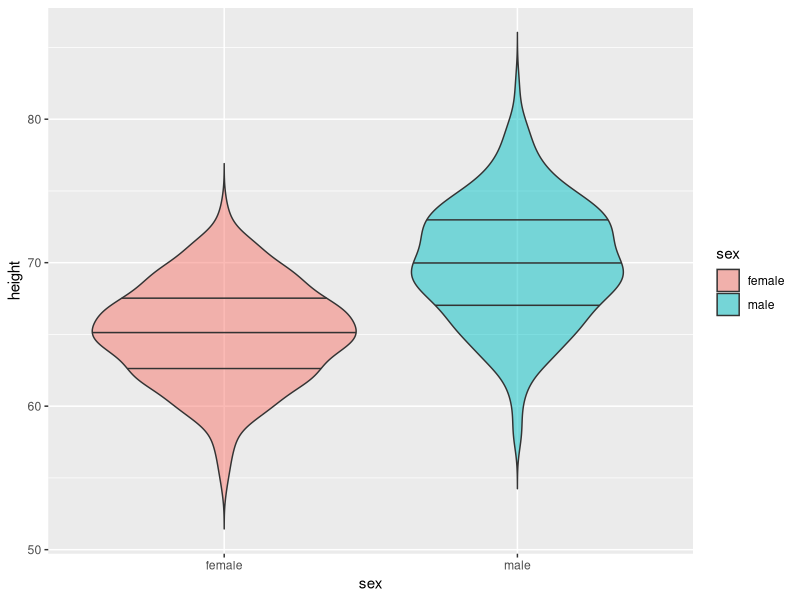
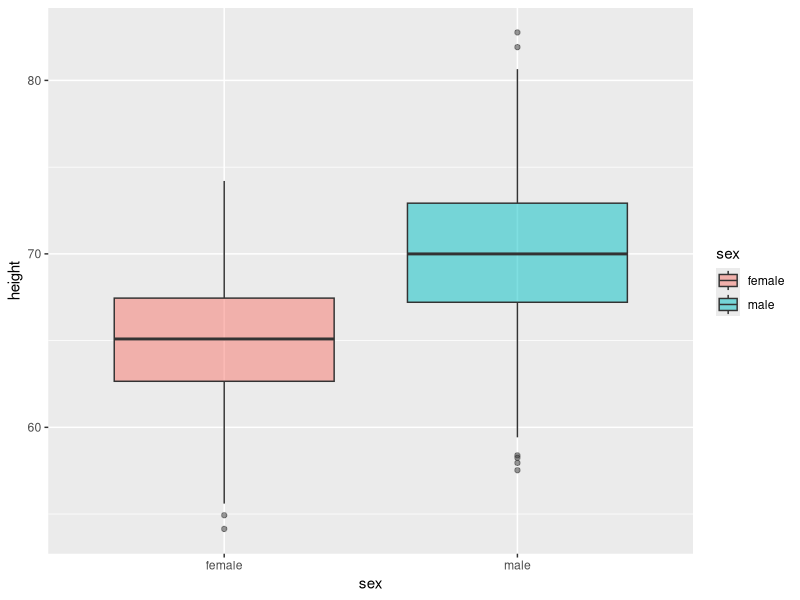
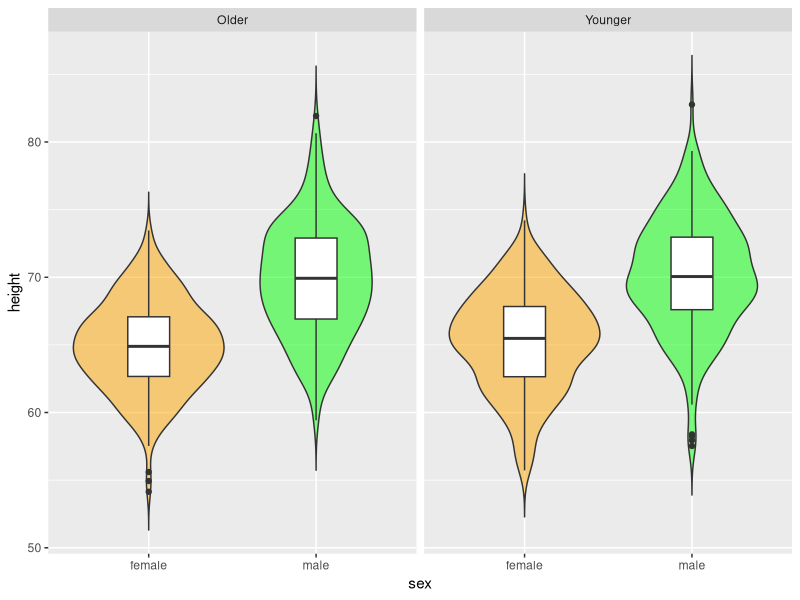
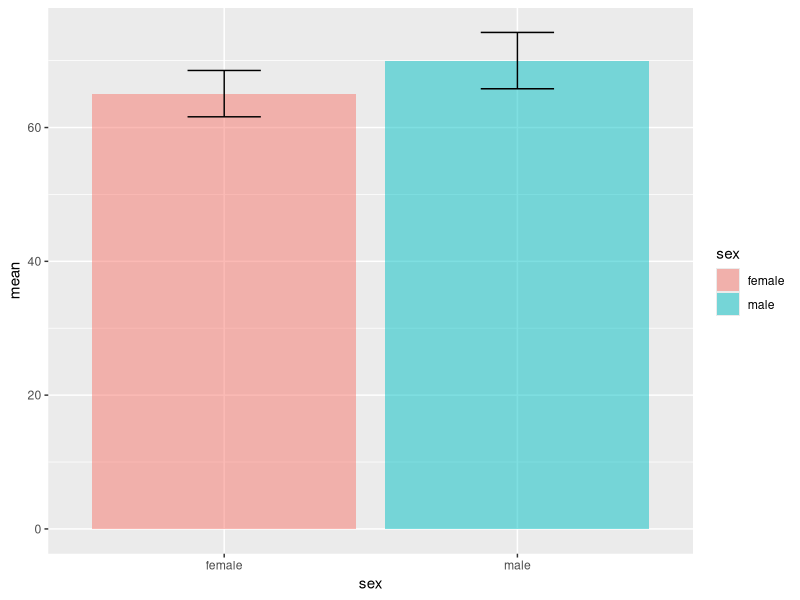
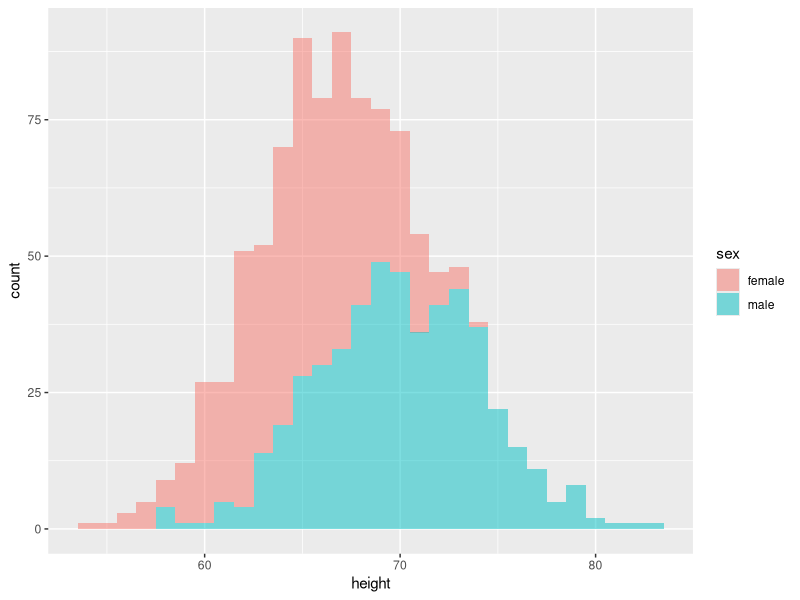
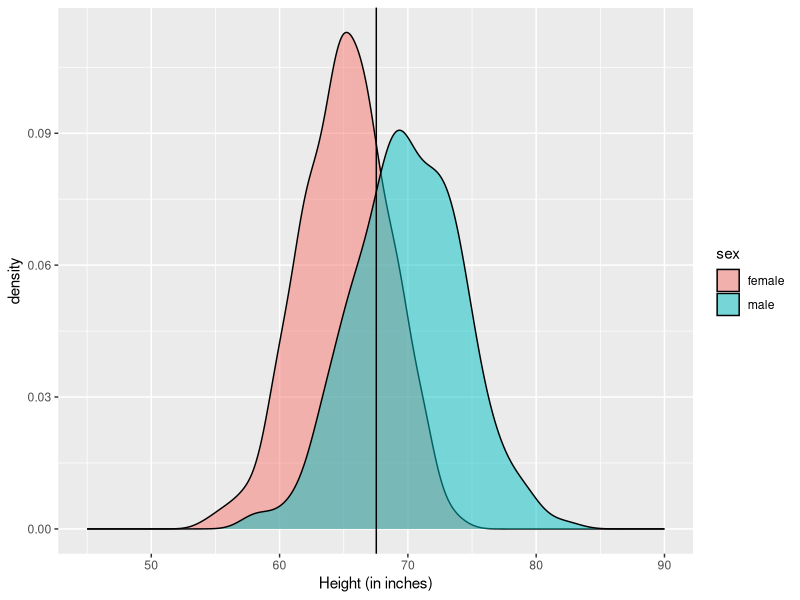
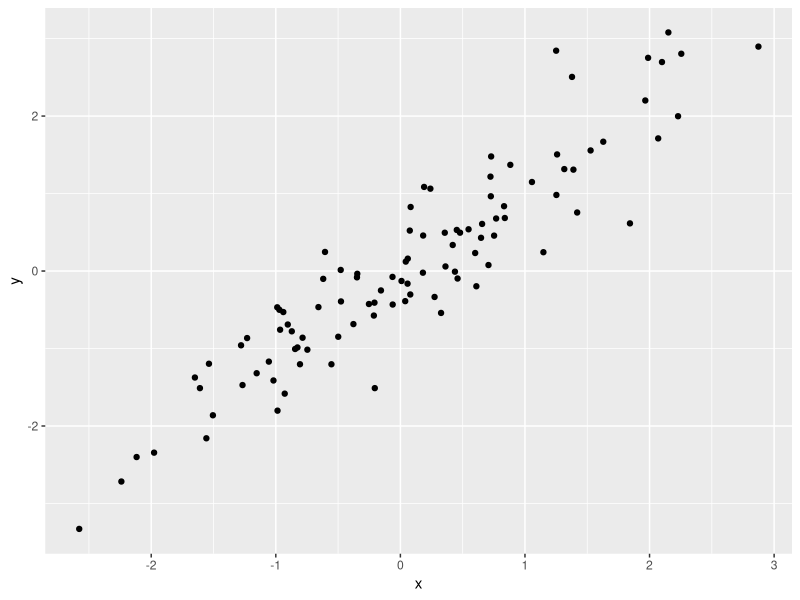
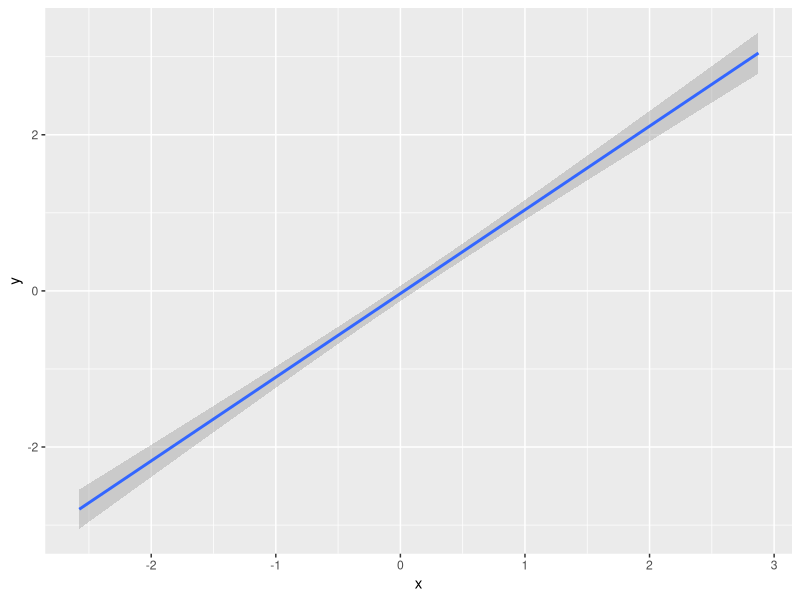

Generate these figures, in order, with R:
## ---- chunk 1
#suppress the warnings and other messages from showing in the knitted file.
knitr::opts_chunk$set(
  fig.width  = 8, 
  fig.height = 5, 
  fig.path   = 'images/03/',
  echo       = TRUE, 
  warning    = FALSE, 
  message    = FALSE,
  cache=TRUE
)
## ---- chunk 2

# libraries needed for these graphs
library(tidyverse)
library(viridis)

## ---- chunk 3

demog <- data.frame(
  sex = rep(c("male", "female"), each = 500),
  height = c(rnorm(500, 70, 4), rnorm(500, 65, 3.5)),
  age = rpois(1000, 3) + 20
)

x_vs_y <- data.frame(
  x = rnorm(100)
) %>%
  mutate(y = x + rnorm(100, 0, 0.5))

overlap <- data.frame(
  x = rbinom(1000, 10, 0.5)
) %>%
  mutate(y = x + rbinom(1000, 20, 0.5))

## ---- chunk 4

ggplot(demog, aes(sex, height, fill=sex)) +
  geom_violin(
    trim = FALSE,
    draw_quantiles = c(0.25, 0.5, 0.75), 
    alpha=0.5
  )

## ---- chunk 5

ggplot(demog, aes(sex, height, fill=sex)) +
  geom_boxplot(alpha=0.5)

## ---- chunk 6

demog %>%
  mutate(agegroup = ifelse(age<median(age), "Younger", "Older")) %>%
  ggplot(aes(sex, height, fill=sex)) +
    geom_violin(trim = FALSE, alpha=0.5) +
    geom_boxplot(width = 0.25, fill="white") +
    facet_grid(.~agegroup) +
    scale_fill_manual(values = c("orange", "green"), guide=FALSE)

## ---- chunk 7

# calculate mean and SD for each sex
demog %>%
  group_by(sex) %>%
  summarise(
    mean = mean(height),
    sd = sd(height)
  ) %>%
ggplot(aes(sex, mean, fill=sex)) +
  geom_bar(stat="identity", alpha = 0.5) +
  geom_errorbar(aes(ymin = mean - sd, ymax = mean + sd), width = 0.25)

## ---- chunk 8

ggplot(demog, aes(height, fill=sex)) +
  geom_histogram(binwidth = 1, alpha=0.5)
  
## ---- chunk 9

ggplot(demog, aes(height, fill=sex)) +
  geom_density(alpha=0.5) +
  geom_vline(xintercept = mean(demog$height)) +
  xlim(45, 90) +
  xlab("Height (in inches)")

## ---- chunk 10

ggplot(x_vs_y, aes(x, y)) +
  geom_point()

## ---- chunk 11
ggplot(x_vs_y, aes(x, y)) +
  geom_smooth(method="lm")
## ---- chunk 12

ggplot(x_vs_y, aes(x, y)) +
  geom_smooth(method="lm") +
  geom_point()

## ---- chunk 13

ggplot(overlap, aes(x, y)) +
  geom_point(size = 5, alpha = .05) +
  geom_smooth(method="lm")

## ---- chunk 14

overlap %>%
  group_by(x, y) %>%
  summarise(count = n()) %>%
  ggplot(aes(x, y, color=count)) +
  geom_point(size = 5) +
  scale_color_viridis()

## ---- chunk 15

overlap %>%
  group_by(x, y) %>%
  summarise(count = n()) %>%
  ggplot(aes(x, y, size=count)) +
  geom_point(colour = "#663399")

## ---- chunk 16

# generate two sets of correlated variables (a and b)
heatmap <- data.frame(
  a1 = rnorm(100),
  b1 = rnorm(100)
) %>% 
mutate(
  a2 = a1 + rnorm(100),
  a3 = a1 + rnorm(100),
  a4 = a1 + rnorm(100),
  b2 = b1 + rnorm(100),
  b3 = b1 + rnorm(100),
  b4 = b1 + rnorm(100)
) %>%
cor() %>% # create the correlation matrix
as.data.frame() %>% # make it a data frame
rownames_to_column(var = "V1") %>% # set rownames as V1
gather("V2", "r", a1:b4) # wide to long (V2)

ggplot(heatmap, aes(V1, V2, fill=r)) +
  geom_tile() +
  scale_fill_viridis()
  
## ---- chunk 17

# dog weights estimated from http://petobesityprevention.org/ideal-weight-ranges/

dogs <- data.frame(
  breed = rep(c("beagle", "boxer", "bulldog"), each = 100),
  weight = c(
    rnorm(100, 24, 6),
    rnorm(100, 62.5, 12.5),
    rnorm(100, 45, 5)
  )
)

## ---- chunk 18

disgust <- read_csv("data/disgust.csv") %>%
  gather("question", "rating", moral1:pathogen7) %>%
  mutate(domain = substr(question, 1, nchar(question) - 1)) %>%
  group_by(id, date, user_id, domain) %>%
  summarise(score = mean(rating)) %>%
  spread(domain, score) %>%
  ggplot(aes(moral, sexual)) +
  geom_point()
  
## ---- chunk 19
disgust <- read_csv("data/disgust.csv")

heatmap <- disgust %>%
  select(moral1:pathogen7) %>%
  filter(!is.na(rowSums(.))) %>%
  cor() %>% # create the correlation matrix
  as.data.frame() %>% # make it a data frame
  rownames_to_column(var = "V1") %>% # set rownames as V1
  gather("V2", "r", moral1:pathogen7) # wide to long (V2)

  
ggplot(heatmap, aes(V1, V2, fill=r)) +
  geom_tile() +
  scale_fill_viridis()
